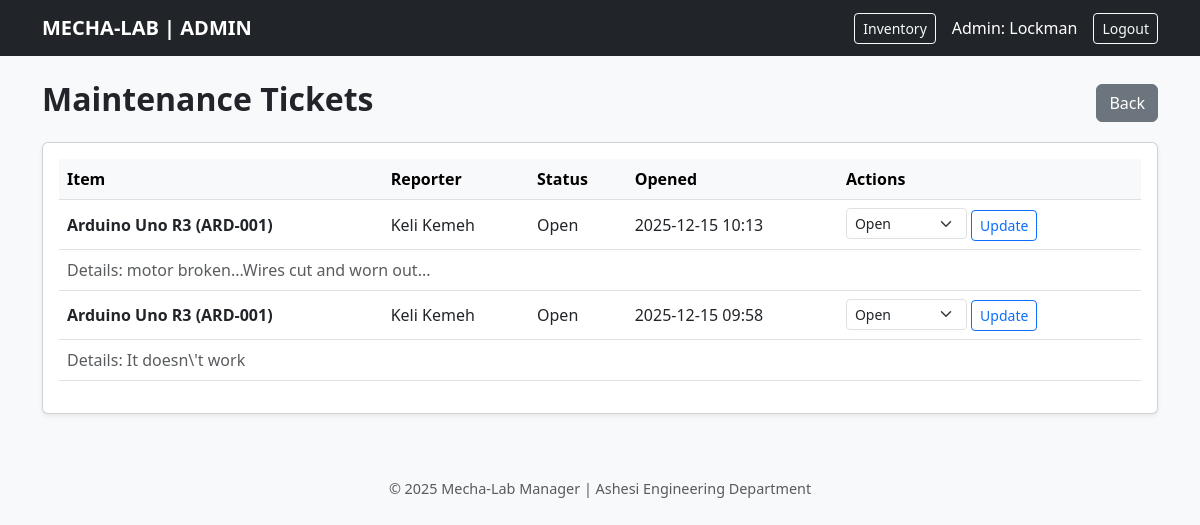
The page /admin/maintenance.php?msg=ticket_failed (signed in) on the database its author committed.
### tables this page shows
CREATE TABLE `maintenance_tickets` (
  `ticket_id` int(11) NOT NULL,
  `item_id` int(11) NOT NULL,
  `opened_by` int(11) DEFAULT NULL,
  `status` enum('Open','InProgress','Closed') NOT NULL DEFAULT 'Open',
  `opened_at` datetime NOT NULL DEFAULT current_timestamp(),
  `updated_at` datetime DEFAULT NULL,
  `title` varchar(150) NOT NULL,
  `details` text DEFAULT NULL,
  `photo_url` varchar(255) DEFAULT NULL
);

CREATE TABLE `inventory` (
  `item_id` int(11) NOT NULL,
  `category_id` int(11) DEFAULT NULL,
  `item_name` varchar(100) NOT NULL,
  `serial_number` varchar(50) NOT NULL,
  `description` text DEFAULT NULL,
  `status` enum('Available','Borrowed','Broken','Lost') DEFAULT 'Available',
  `image_url` varchar(255) DEFAULT NULL
);

CREATE TABLE `users` (
  `user_id` int(11) NOT NULL,
  `fname` varchar(50) NOT NULL,
  `lname` varchar(50) NOT NULL,
  `email` varchar(100) NOT NULL,
  `password` varchar(255) NOT NULL,
  `role` enum('Admin','Student') DEFAULT 'Student',
  `created_at` timestamp NOT NULL DEFAULT current_timestamp(),
  `strikes` int(11) DEFAULT 0,
  `fines` decimal(10,2) DEFAULT 0.00
);

### admin/maintenance.php (the view, shortened to what this page needs)
<?php
include "../settings/connection.php";
$tickets = $conn->query("SELECT m.*, i.item_name, i.serial_number, u.fname, u.lname
                         FROM maintenance_tickets m
                         JOIN inventory i ON i.item_id = m.item_id
                         LEFT JOIN users u ON u.user_id = m.opened_by
                         ORDER BY m.opened_at DESC");
?>
<?php include '../view/header.php'; ?>
<nav class="navbar navbar-expand-lg navbar-dark bg-dark mb-4">
    <div class="container">
        <a class="navbar-brand fw-bold" href="dashboard.php">MECHA-LAB | ADMIN</a>
        <div class="d-flex text-white align-items-center">
            <a href="dashboard.php" class="btn btn-outline-light btn-sm me-3">Inventory</a>
            <span class="me-3">Admin: <?php echo $_SESSION['fname']; ?></span>
            <a href="../actions/logout.php" class="btn btn-outline-light btn-sm">Logout</a>
        </div>
    </div>
</nav>
<div class="container">
    <div class="d-flex justify-content-between align-items-center mb-3">
        <h2 class="fw-bold">Maintenance Tickets</h2>
        <a href="dashboard.php" class="btn btn-secondary">Back</a>
    </div>
    <div class="card shadow-sm">
        <div class="card-body">
            <table class="table table-hover align-middle">
                <thead class="table-light">
                    <tr>
                        <th>Item</th>
                        <th>Reporter</th>
                        <th>Status</th>
                        <th>Opened</th>
                        <th>Actions</th>
                    </tr>
                </thead>
                <tbody>
                    <?php if ($tickets && $tickets->num_rows > 0): ?>
                        <?php while($t = $tickets->fetch_assoc()): ?>
                            <tr>
                                <td class="fw-bold"><?php echo $t['item_name']; ?> (<?php echo $t['serial_number']; ?>)</td>
                                <td><?php echo $t['fname'] ? $t['fname'] . ' ' . $t['lname'] : 'N/A'; ?></td>
                                <td><?php echo $t['status']; ?></td>
                                <td><?php echo date('Y-m-d H:i', strtotime($t['opened_at'])); ?></td>
                                <td>
                                    <form action="../actions/update_ticket.php" method="POST" class="d-inline">
                                        <select name="status" class="form-select form-select-sm d-inline w-auto">
                                            <option value="Open" <?php if($t['status']=='Open') echo 'selected'; ?>>Open</option>
                                        </select>
                                        <button class="btn btn-sm btn-outline-primary" name="update_ticket_btn" type="submit">Update</button>
                                    </form>
                                </td>
                            </tr>
                            <tr>
                                <td colspan="5" class="text-muted">Details: <?php echo htmlspecialchars($t['details']); ?>
                                </td>
                            </tr>
                        <?php endwhile; ?>
                    <?php else: ?>
                        <tr><td colspan="5" class="text-center text-muted">No tickets.</td></tr>
                    <?php endif; ?>
                </tbody>
            </table>
        </div>
    </div>
</div>
<?php include '../view/footer.php'; ?>

### assets/css/style.css (style rules this page uses)
:root { --ashesi-maroon: #800000; --tech-blue: #0d6efd; }
body { font-family: 'Segoe UI', Tahoma, Geneva, Verdana, sans-serif; }

### rows shown on the page
maintenance_tickets: item.item_name "Arduino Uno R3", item.serial_number "ARD-001", opened_by.fname "Keli", opened_by.lname "Kemeh", status "Open", opened_at "2025-12-15 10:13", details "motor broken...Wires cut and worn out..."
maintenance_tickets: item.item_name "Arduino Uno R3", item.serial_number "ARD-001", opened_by.fname "Keli", opened_by.lname "Kemeh", status "Open", opened_at "2025-12-15 09:58", details "It doesn\\'t work"

### other values the page prints
$_SESSION['fname'] "Lockman"
